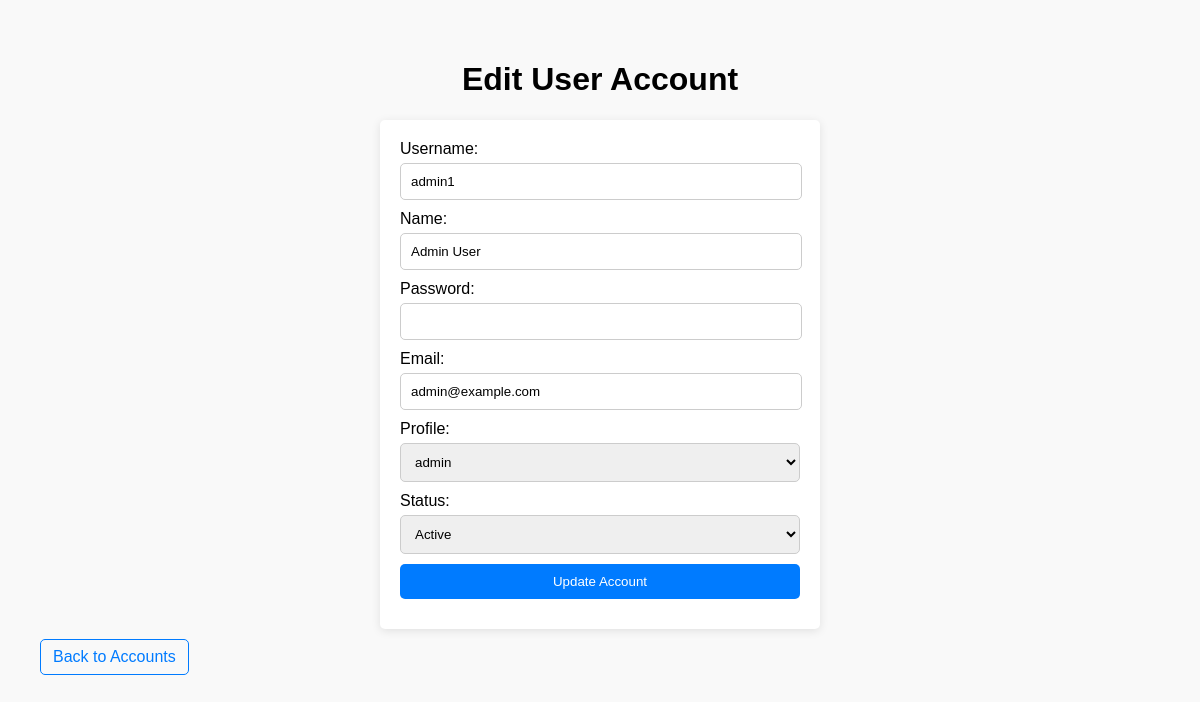
The page /accounts/admin1/edit (signed in) on the database its author committed.
### tables this page shows
CREATE TABLE user_accounts (
        id TEXT PRIMARY KEY,  -- Username
        name TEXT NOT NULL,
        password TEXT NOT NULL,
        email TEXT NOT NULL UNIQUE,
        profile_id INTEGER,
        status TEXT NOT NULL CHECK(status IN ('active', 'suspended')),
        FOREIGN KEY (profile_id) REFERENCES user_profiles (profile_id)
    );

CREATE TABLE user_profiles (
        profile_id INTEGER PRIMARY KEY AUTOINCREMENT,
        role TEXT NOT NULL UNIQUE,
        status TEXT NOT NULL CHECK(status IN ('active', 'suspended'))
    );

### app.py (the view, shortened to what this page needs)
@app.route('/accounts/<string:id>/edit', methods=('GET', 'POST'))
@admin_required
def update_account(id):
    account = user_repo.get_account_by_id(id)  # Fetch existing account
    profiles = user_repo.fetch_all('SELECT * FROM user_profiles WHERE status = "active"')
    return render_template('edit_account.html', account=account, profiles=profiles)

### app.py (called while the page is built)
def admin_required(f):
    @wraps(f)
    def decorated_function(*args, **kwargs):
        if 'user' not in session or session['user']['role'] != 'admin':
            flash('You do not have permission to access this page.')
            return redirect(url_for('login'))
        return f(*args, **kwargs)
    return decorated_function

### base_repository.py (called while the page is built)
    def get_connection(self):
        return sqlite3.connect(self.db_path)

    def fetch_all(self, query, params=()):
        conn = self.get_connection()
        conn.row_factory = sqlite3.Row  # Enables column access by name
        cursor = conn.cursor()
        cursor.execute(query, params)
        results = cursor.fetchall()
        conn.close()
        return results

    def fetch_one(self, query, params=()):
        conn = self.get_connection()
        conn.row_factory = sqlite3.Row
        cursor = conn.cursor()
        cursor.execute(query, params)
        result = cursor.fetchone()
        conn.close()
        return result

### user_account_repository.py (called while the page is built)
    def get_account_by_id(self, user_id):
        query = 'SELECT * FROM user_accounts WHERE id = ?'
        return self.fetch_one(query, (user_id,))

### templates/edit_account.html (shortened to what this page needs)
<!DOCTYPE html>
<html lang="en">
<head>
</head>
<body>
    <h1>Edit User Account</h1>
    <form method="post">
        <label for="id">Username:</label>
        <input type="text" name="id" value="{{ account['id'] }}" required>
        <label for="name">Name:</label>
        <input type="text" name="name" value="{{ account['name'] }}" required>
        <label for="password">Password:</label>
        <input type="password" name="password" required>
        <label for="email">Email:</label>
        <input type="email" name="email" value="{{ account['email'] }}" required>
        <label for="profile_id">Profile:</label>
        <select name="profile_id" required>
            {% for profile in profiles %}
            <option value="{{ profile['profile_id'] }}" {% if profile['profile_id'] == account['profile_id'] %}selected{% endif %}>
                {{ profile['role'] }}
            </option>
            {% endfor %}
        </select>
        <label for="status">Status:</label>
        <select name="status" required>
            <option value="active" {% if account['status'] == 'active' %}selected{% endif %}>Active</option>
        </select>
        <button type="submit">Update Account</button>
    </form>
    <a href="/accounts">Back to Accounts</a>
</body>
</html>

### templates/edit_account.html (style rules this page uses)
body { font-family: Arial, sans-serif; background-color: #f9f9f9; margin: 0; padding: 40px; }
h1 { text-align: center; }
form { max-width: 400px; margin: 0 auto; background-color: #fff; padding: 20px; border-radius: 5px; box-shadow: 0 2px 10px rgba(0, 0, 0, 0.1); }
label { display: block; margin-bottom: 5px; }
select, button { width: 100%; padding: 10px; margin-bottom: 10px; border: 1px solid #ccc; border-radius: 5px; }
input { width: 95%; padding: 10px; margin-bottom: 10px; border: 1px solid #ccc; border-radius: 5px; }
button { background-color: #007BFF; color: white; border: none; cursor: pointer; }
a { display: inline-block; text-align: center; margin-top: 10px; color: #007BFF; text-decoration: none; padding: 8px 12px; border: 1px solid #007BFF; border-radius: 5px; transition: background-color 0.3s; }

### rows shown on the page
user_accounts: id "admin1", name "Admin User", email "admin@example.com", profile_id "admin", status "Active"
